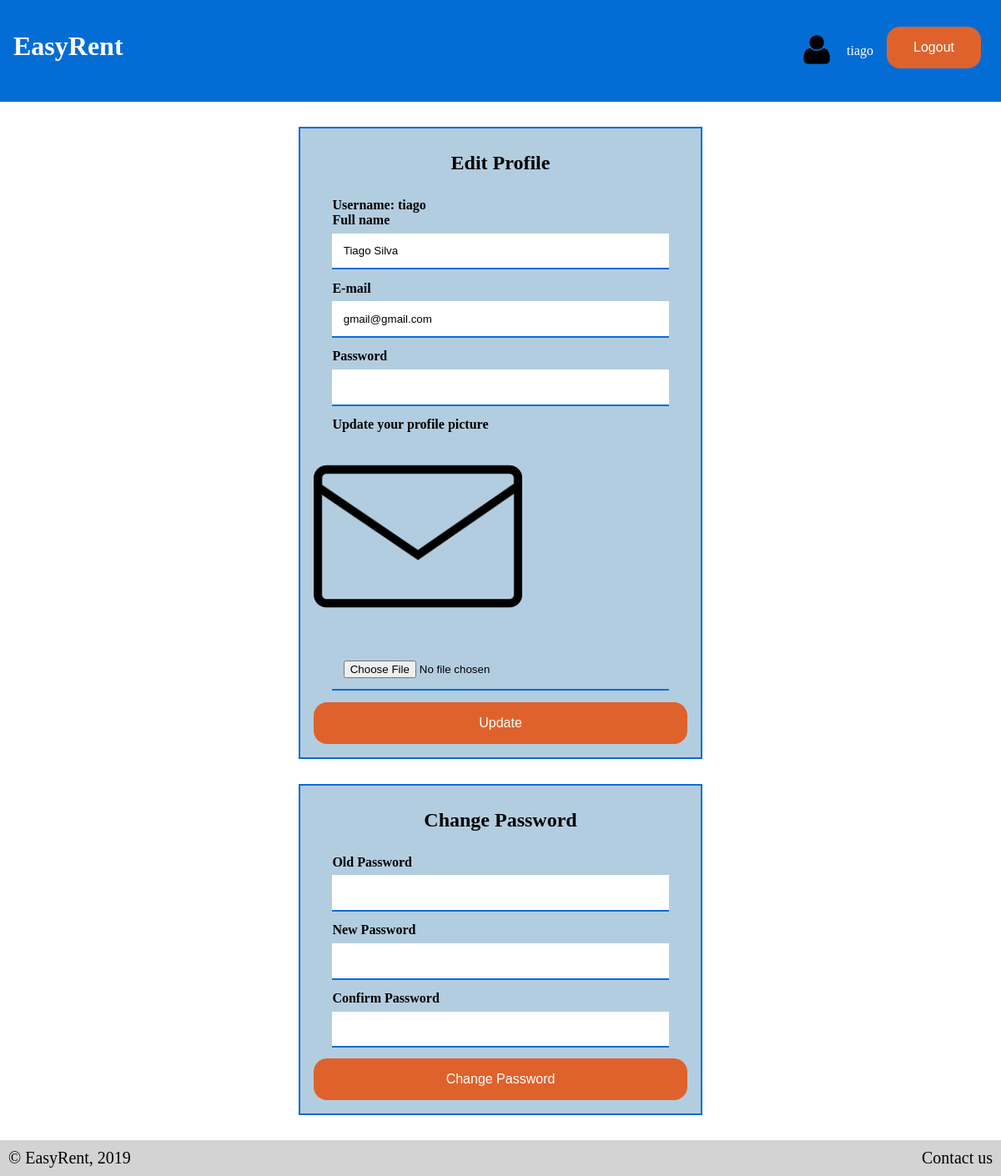
Screenshot of /pages/edit_profile.php (signed in) with the database file from the repository.
### tables this page shows
CREATE TABLE User (
    username TEXT PRIMARY KEY,
    password TEXT NOT NULL,
    name     TEXT NOT NULL,
    email    TEXT NOT NULL
);

CREATE TABLE Photo (id INTEGER PRIMARY KEY, path VARCHAR NOT NULL UNIQUE, user TEXT REFERENCES User (username), place INTEGER REFERENCES Place (id), CHECK ((user IS NOT NULL AND place IS NULL) OR (user IS NULL AND place IS NOT NULL)));

### pages/edit_profile.php (called while the page is built, shortened)
<?php
    include_once('../templates/template_generic.php');
    include_once('../templates/template_authentication.php');
    template_edit_profile();
?>

### database/access_database.php (called while the page is built, shortened)
<?php
    function getUserData($username) {
        $db = Database::instance()->db();
        $stmt = $db->prepare('SELECT * FROM User WHERE username = ?');
        $stmt->execute(array($username));
        return $stmt->fetch();
    }
    function get_user_photo($username){
        $db = Database::instance()->db();
        $stmt = $db->prepare('SELECT path FROM Photo WHERE user = ?');
        $stmt->execute(array($username));
        $path = $stmt->fetch()['path'];
        return $path;
    }
?>

### templates/template_authentication.php (the view, shortened to what this page needs)
<?php
    include_once('../database/access_database.php');
?>
<?php
    function template_edit_profile() {
        $userdata = getUserData($_SESSION['username']);
?>
        <section id="edit_profile" class="authentication">
            <header><h2>Edit Profile</h2></header>
            <form action="../actions/process_edit_profile.php" method="post">
                <label for="username" id="edit_username"> Username: <?php echo $_SESSION['username'] ?> </label>
                <br/>
                <label for="name" id="full_name">Full name</label>
                <input type="text" id="name" name="name" value="<?php echo $userdata['name'] ?>" required>
                <label for="email" id="e-mail">E-mail</label>
                <input type="email" id="email" name="email" value="<?php echo $userdata['email'] ?>" required>
                <label for="password">Password</label>
                <input type="password" id="password" name="password" minlength="8" required>
                <div id="photo">
                    <label for="picture"> Update your profile picture </label>
                    <img src="<?= get_user_photo($_SESSION['username']) ?>" alt="Profile Picture Icon"  style="width:250px;height:250px;">
                    <input type="file" id="picture" name="profile_pic">
                </div>
                <input type="submit" value="Update">
            </form>
        </section>
        <section id="change_password" class="authentication">
        <header><h2>Change Password</h2></header>
            <form action="../actions/process_edit_profile.php" method="post">
                <label for="old_password">Old Password</label>
                <input type="password" id="old_password" name="old_password" minlength="8" required>
                <label for="new_password">New Password</label>
                <input type="password" id="new_password" name="new_password" minlength="8" required>
                <label for="conf_new_password">Confirm Password</label>
                <input type="password" id="conf_new_password" name="conf_new_password" minlength="8" required>
                <input type="submit" value="Change Password">
            </form>
        </section>
<?php
    }
?>

### css/style.css (style rules this page uses)
body { font-family: Cambria, Candara, Georgia, Times, 'Times New Roman', serif; margin: 0; }
body>.authentication { border: 2px solid #046DD5; background-color: #b3cde0; margin: 30px auto; width: 30em; }
.authentication header { padding: 1em; text-align: center; }
.authentication>form { padding: 0em 1em; }
.authentication h2 { padding: 0.5em; margin: 0; }
.authentication label { font-weight: 600; margin-left: 5%; }
#edit_profile > form > #edit_username { width: 100%; box-sizing: border-box; }
input { width: 90%; padding: 1em; border: none; border-bottom: 2px solid #046DD5; box-sizing: border-box; display: block; margin: 1em auto; margin-top: 0.5em; }
input[type=submit] { width: 100%; background-color: #df622c; border: none; color: white; padding: 1em 2em; margin-bottom: 1em; cursor: pointer; font-size: 16px; border-radius: 1em; }

### rows the page displays
user: name "Tiago Silva", email "gmail@gmail.com"
photo: path (picture)

### other values shown
$_SESSION['username'] "tiago"
